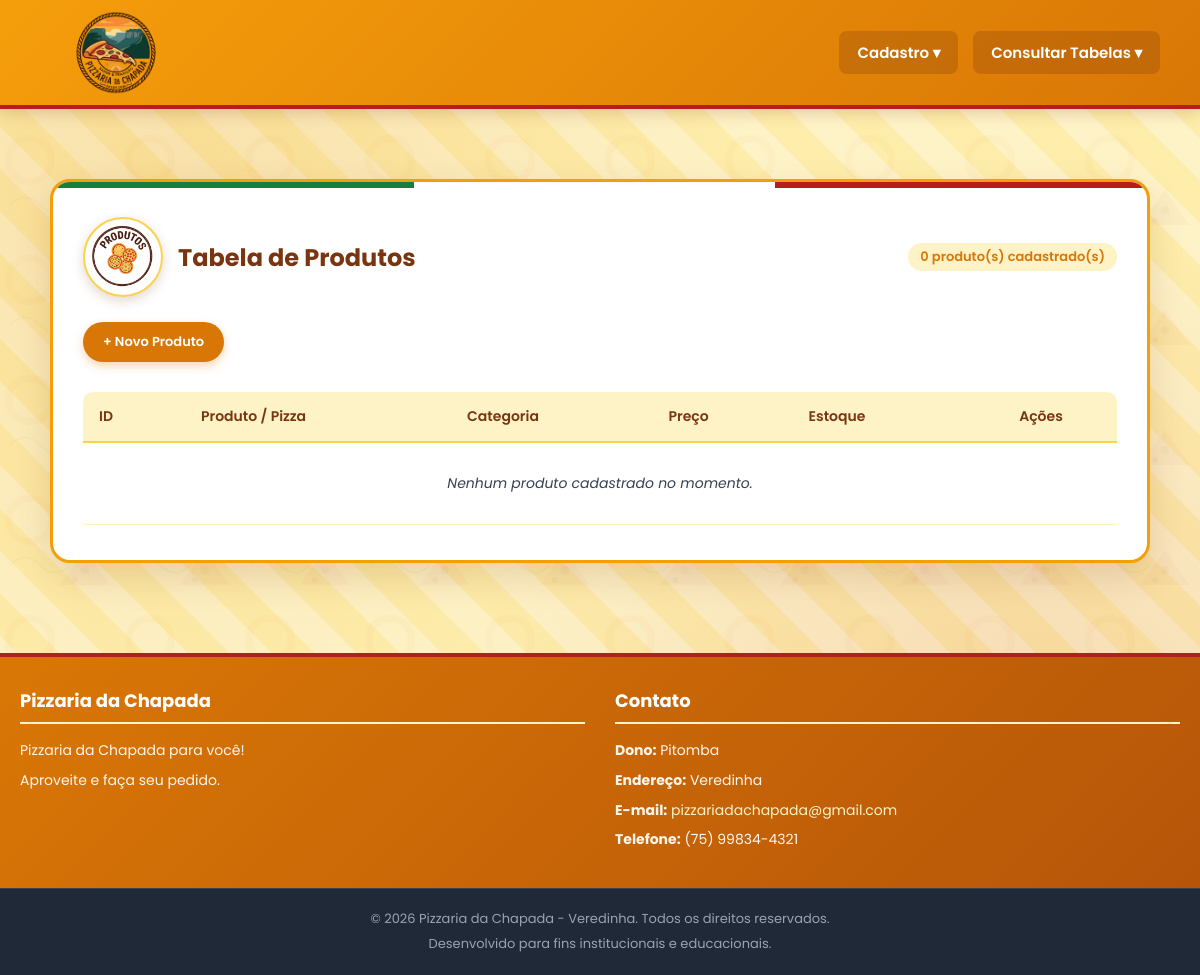
The app's page /consultar_produto.php, older data.
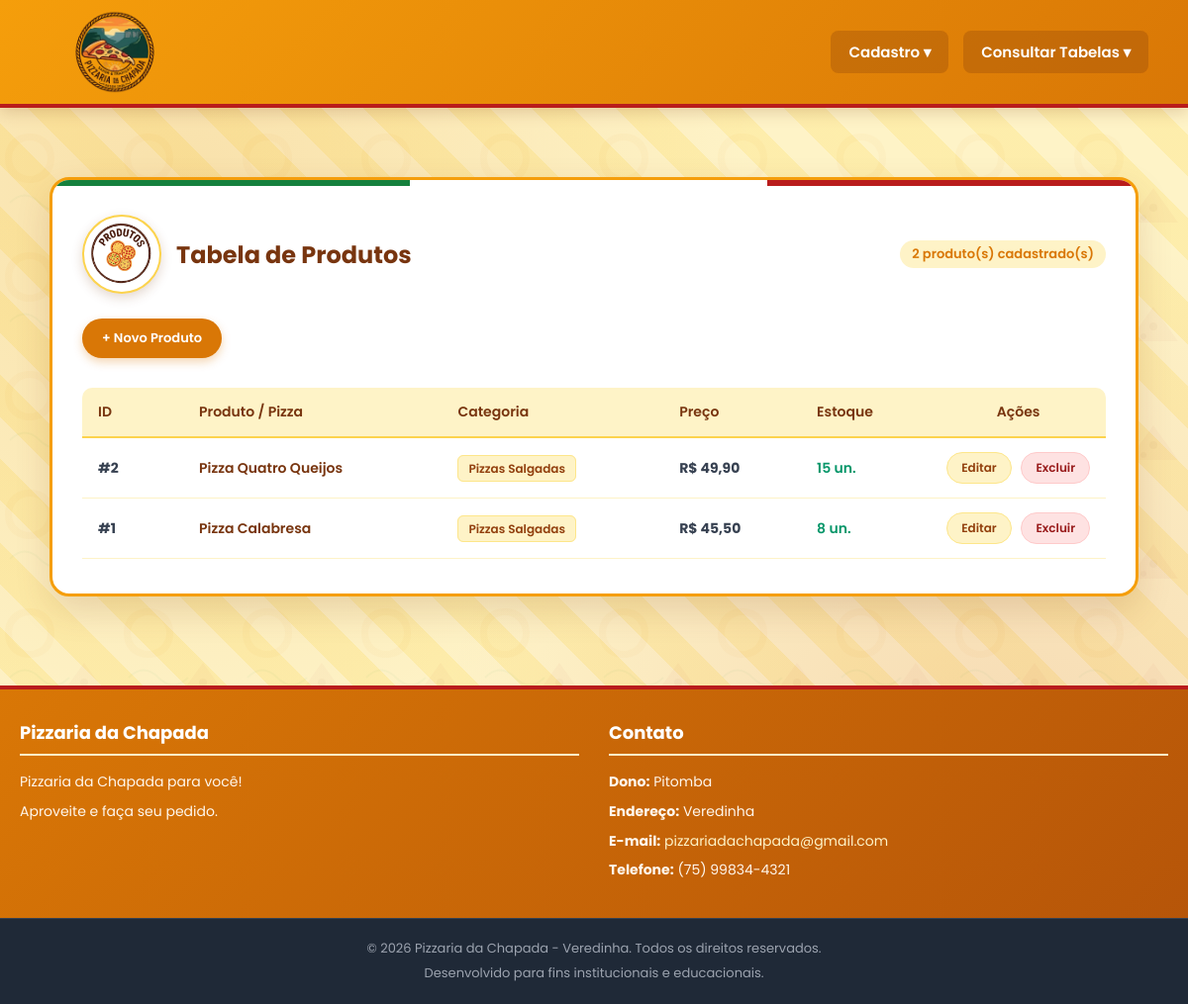
The same page, newer data.
### tables this page shows
CREATE TABLE IF NOT EXISTS produto (
    id INT PRIMARY KEY AUTO_INCREMENT,
    nome VARCHAR(150) NOT NULL,
    preco DECIMAL(10, 2) NOT NULL,
    estoque INT NOT NULL DEFAULT 0,
    id_categoria INT NOT NULL,
    FOREIGN KEY (id_categoria) REFERENCES categoria(id) ON UPDATE CASCADE
);

CREATE TABLE IF NOT EXISTS categoria (
    id INT PRIMARY KEY AUTO_INCREMENT,
    nome VARCHAR(100) NOT NULL,
    descricao TEXT
);

### consultar_produto.php (the view, shortened to what this page needs)
<?php
include "conexao.php";
$sql = "SELECT p.id, p.nome, p.preco, p.estoque, c.nome AS categoria_nome
        FROM produto p
        LEFT JOIN categoria c ON p.id_categoria = c.id
        ORDER BY p.id DESC";
$resultado = mysqli_query($conexao, $sql);
$total_prod = ($resultado) ? mysqli_num_rows($resultado) : 0;
?>
<!DOCTYPE html>
<html lang="pt-br">
<head>
    <link rel="stylesheet" href="style.css?v=7.0">
</head>
<body class="bg-pizzaria">
    <?php include 'Menu1.php'; ?>
    <div class="main-wrapper">
        <div class="table-card-container">
            <div class="table-header-flex" style="margin-bottom: 25px;">
                <div class="title-with-logo">
                    <img src="Produtos.png" alt="Logo Produtos" class="section-logo">
                    <h2>Tabela de Produtos</h2>
                </div>
                <span class="badge-count"><?= $total_prod ?> produto(s) cadastrado(s)</span>
            </div>
            <div class="table-actions-bar" style="margin-top: 15px; margin-bottom: 30px;">
                <a href="form_cad_produto.php" class="btn-dominos btn-primary">+ Novo Produto</a>
            </div>
            <div class="table-responsive">
                <table class="modern-table">
                    <thead>
                        <tr>
                            <th style="width: 70px;">ID</th>
                            <th>Produto / Pizza</th>
                            <th>Categoria</th>
                            <th>Preço</th>
                            <th>Estoque</th>
                            <th style="width: 120px; text-align: center;">Ações</th>
                        </tr>
                    </thead>
                    <tbody>
                        <?php if ($total_prod > 0): ?>
                            <?php while ($linha = mysqli_fetch_assoc($resultado)): ?>
                                <tr>
                                    <td><strong>#<?= $linha['id'] ?></strong></td>
                                    <td><span class="category-name"><?= htmlspecialchars($linha['nome']) ?></span></td>
                                    <td>
                                        <span style="background-color: #fef3c7; color: #92400e; padding: 4px 10px; border-radius: 6px; font-size: 12px; font-weight: 600; border: 1px solid #fde68a;">
                                            <?= htmlspecialchars($linha['categoria_nome'] ?: 'Sem categoria') ?>
                                        </span>
                                    </td>
                                    <td><strong>R$ <?= number_format($linha['preco'], 2, ',', '.') ?></strong></td>
                                    <td>
                                        <?php if ($linha['estoque'] > 0): ?>
                                            <span style="color: #059669; font-weight: 600;"><?= $linha['estoque'] ?> un.</span>
                                        <?php else: ?>
                                            <span style="color: #dc2626; font-weight: 600;">Esgotado</span>
                                        <?php endif; ?>
                                    </td>
                                    <td style="text-align: center; white-space: nowrap;">
                                        <a href="editar.php?tabela=produto&id=<?= $linha['id'] ?>" class="btn-action-edit">Editar</a>
                                        <a href="excluir.php?tabela=produto&id=<?= $linha['id'] ?>" class="btn-action-danger" onclick="return confirm('Deseja realmente excluir este produto?');">Excluir</a>
                                    </td>
                                </tr>
                            <?php endwhile; ?>
                        <?php else: ?>
                            <tr>
                                <td colspan="6" class="empty-table-msg">
                                    Nenhum produto cadastrado no momento.
                                </td>
                            </tr>
                        <?php endif; ?>
                    </tbody>
                </table>
            </div>
        </div>
    </div>
    <?php include 'rodape.php'; ?>
</body>
</html>

Row changes from the older to the newer data that the page shows:
added produto: id "2", nome "Pizza Quatro Queijos", id_categoria.nome "Pizzas Salgadas", preco "49,90", estoque "15"
added produto: id "1", nome "Pizza Calabresa", id_categoria.nome "Pizzas Salgadas", preco "45,50", estoque "8"
Text that changed along with them:
$total_prod: "0" → "2"
text no longer shown: "Nenhum produto cadastrado no momento."
